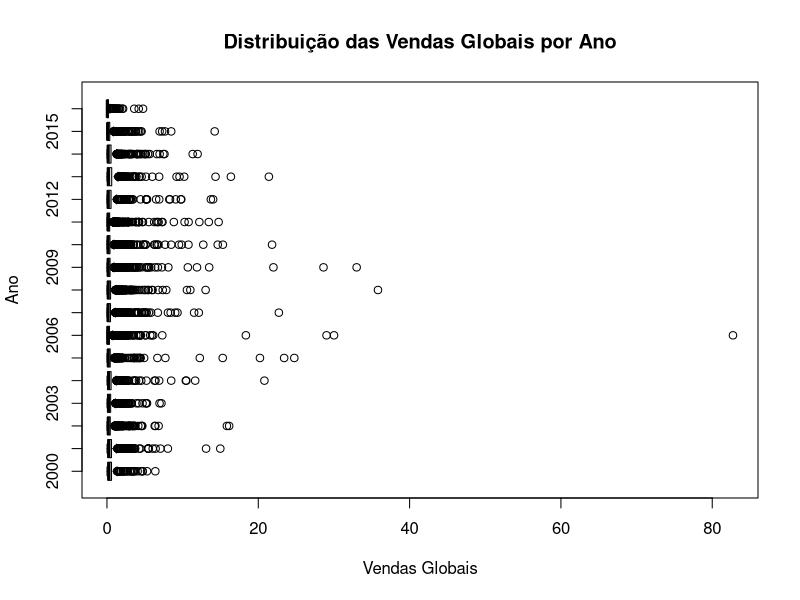

The R source for this figure: (Note: this script raises an error after producing the figure.)
dados <- read.csv('vgsales.csv', header = TRUE, sep = ",", dec = ".", stringsAsFactors = TRUE, na.strings = "NA")

head(dados)
summary(dados)
str(dados)

dados_filtrados <- subset(dados, Year >= 2000 & Year <= 2016)

boxplot(Global_Sales ~ Year, data = dados_filtrados, horizontal = TRUE,
        xlab = "Vendas Globais", ylab = "Ano",
        main = "Distribuição das Vendas Globais por Ano")

ggplot(dados_filtrados, aes(x = as.factor(Year), y = Global_Sales, fill = as.factor(Year))) +
  geom_boxplot(color = "red") +
  labs(x = "Ano", y = "Vendas Globais", title = "Distribuição das Vendas Globais por Ano (2006-2019)") +
  scale_fill_brewer(palette = "Set3") +
  theme_minimal()

boxplot(Global_Sales ~ Year, data = dados_filtrados,horizontal = TRUE,
        xlab = "Vendas Europa", ylab = "Ano",
        main = "Distribuição das Vendas Globais por Ano")

boxplot(EU_Sales ~ Year, data = dados_filtrados,
        xlab = "Vendas Europa", ylab = "Ano",
        main = "Distribuição das Vendas Globais por Ano")

ggplot(dados_filtrados, aes(x = as.factor(Year), fill = Global_Sales)) +
  geom_bar() +
  labs(x = "Ano", y = "Vendas Globais", title = "Distribuição das Vendas Globais por Gênero (2006-2019)") +
  theme_minimal() +
  theme(legend.position = "right") +
  scale_fill_brewer(palette = "Set3")

valor_minimo <- min(dados_filtrados$Global_Sales)

valor_maximo <- max(dados_filtrados$Global_Sales)

media <- mean(dados_filtrados$Global_Sales)

mediana <- median(dados_filtrados$Global_Sales)

moda <- names(sort(-table(dados_filtrados$Global_Sales)))[1]

# Remover valores NA das vendas globais
dados_sem_na <- subset(dados_filtrados, Year != "NA")

sum(is.na(dados_sem_na$Year))

summary(dados_sem_na)

str(dados_sem_na)

# Definir o número de breaks (intervals) desejado
num_breaks <- 50


# Calcular os breaks de forma dinâmica
breaks <- seq(0, valor_maximo, length.out = num_breaks)

# Definir o intervalo máximo das vendas globais para visualização
intervalo_maximo <- 5  # em milhões

hist(dados_sem_na$Global_Sales,
     breaks = breaks,
     col = "skyblue",
     main = "Distribuição das Vendas Globais",
     xlab = "Vendas Globais",
     ylab = "Frequência")

hist(dados_filtrados$Global_Sales,
     breaks = breaks,
     col = "skyblue",
     main = "Distribuição das Vendas Globais",
     xlab = "Vendas Globais",
     ylab = "Frequência")

library(ggplot2)

#______________________________________________________________________________

# Gráfico de barras comparativo entre Plataforma e Vendas Globais
ggplot(dados, aes(x = Platform, y = Global_Sales, fill = Platform)) +
  geom_bar(stat = "summary", fun = "sum") +
  labs(title = "Vendas Globais por Plataforma")

ggplot(dados_sem_na, aes(x = Platform, y = Global_Sales, fill = Platform)) +
  geom_bar(stat = "summary", fun = "sum") +
  labs(title = "Vendas Globais por Plataforma")

#______________________________________________________________________________

# Gráfico de barras comparativo entre Gênero e Vendas Globais
ggplot(dados, aes(x = Genre, y = Global_Sales, fill = Genre)) +
  geom_bar(stat = "summary", fun = "sum") +
  labs(title = "Vendas Globais por Gênero")

# Gráfico de barras comparativo entre Gênero e Vendas Globais
ggplot(dados_sem_na, aes(x = Genre, y = Global_Sales, fill = Genre)) +
  geom_bar(stat = "summary", fun = "sum") +
  labs(title = "Vendas Globais por Gênero")

#______________________________________________________________________________

# Gráfico de barras comparativo entre Ano e Vendas Globais
ggplot(dados, aes(x = Year, y = Global_Sales, fill = as.factor(Year))) +
  geom_bar(stat = "summary", fun = "sum") +
  
  labs(title = "Vendas Globais por Ano")


# Gráfico de barras comparativo entre Editora e Vendas Globais
ggplot(dados, aes(x = Publisher, y = Global_Sales, fill = Publisher)) +
  geom_bar(stat = "summary", fun = "sum") +
  labs(title = "Vendas Globais por Editora")


# Gráfico de dispersão comparativo entre Vendas NA e Vendas EU
ggplot(dados, aes(x = NA_Sales, y = EU_Sales, color = Genre)) +
  geom_point() +
  labs(title = "Vendas na América do Norte vs Vendas na Europa")


plot(dados_sem_na$Genre, dados_sem_na$Year)
